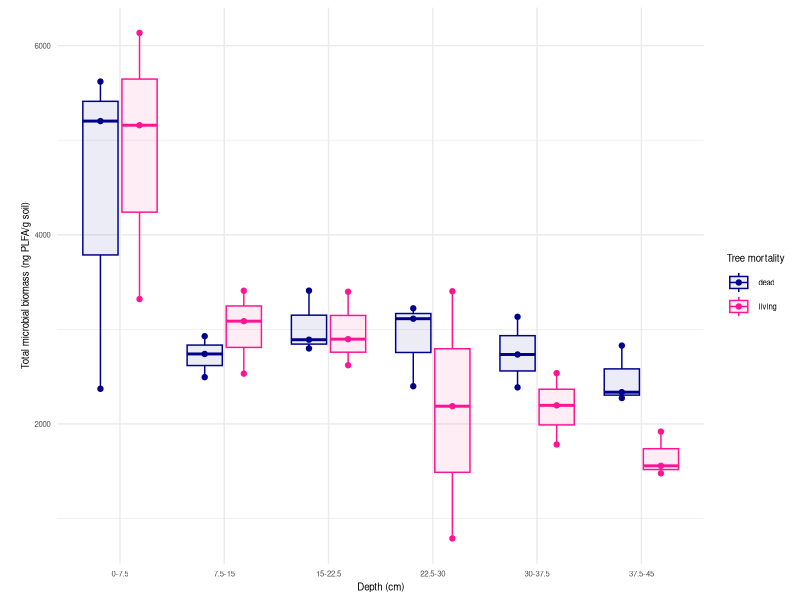
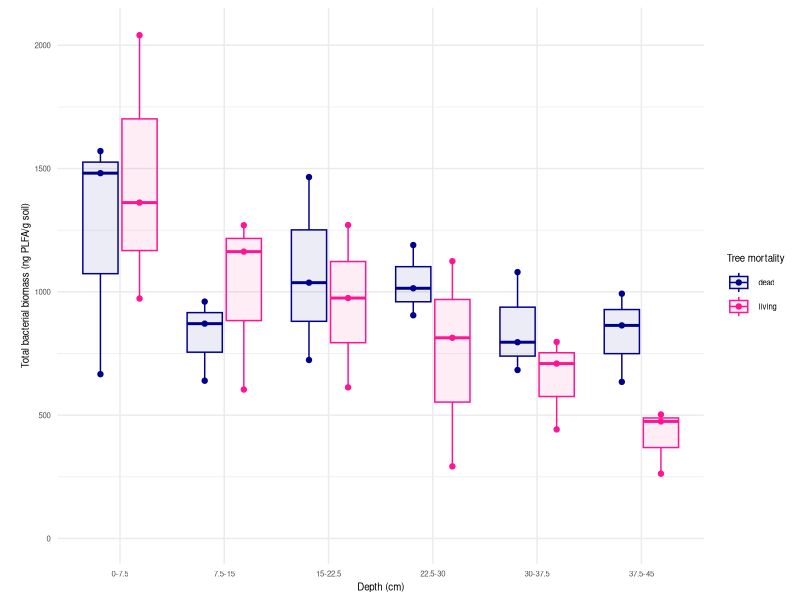
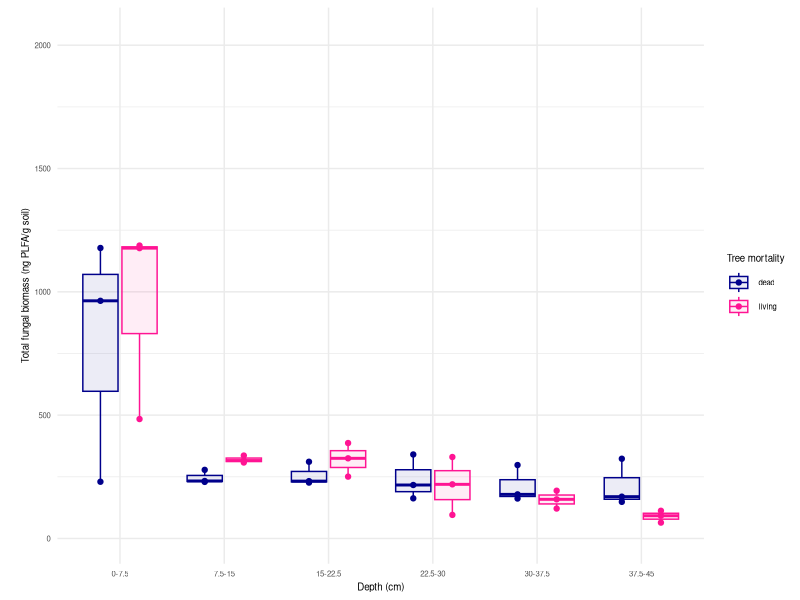
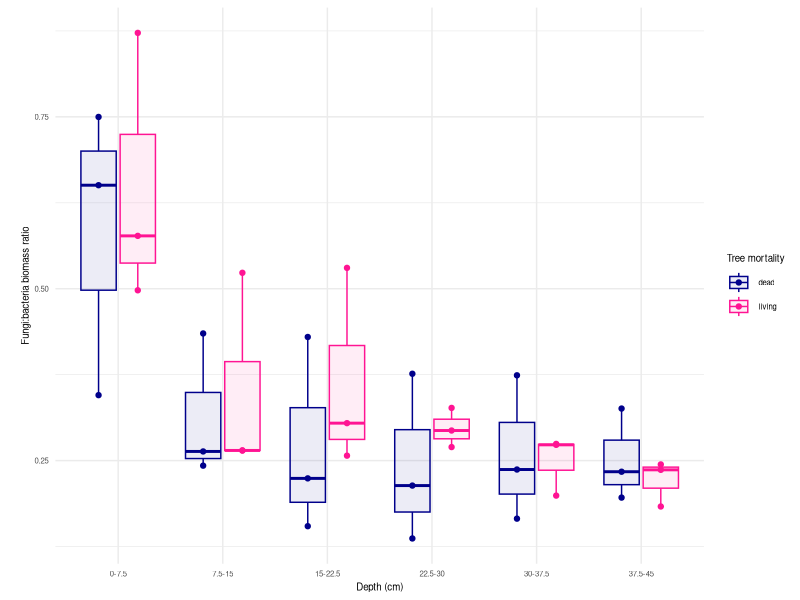
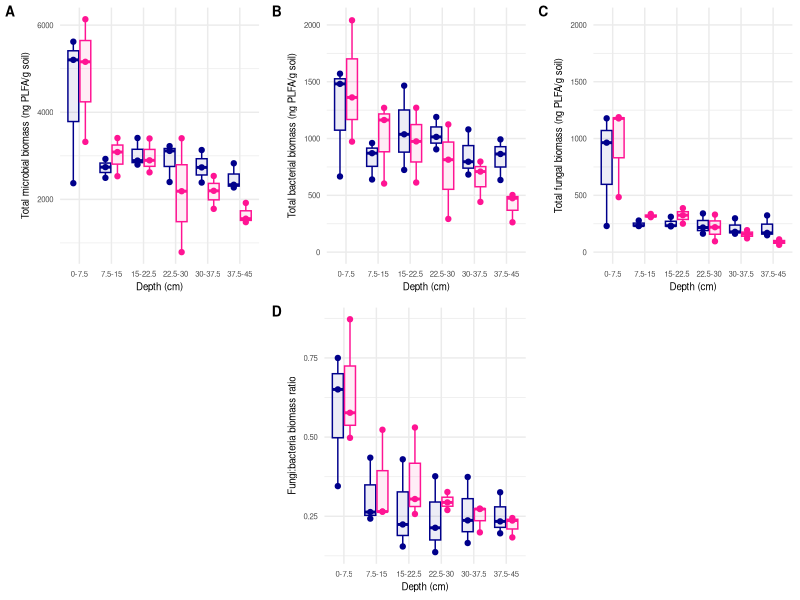
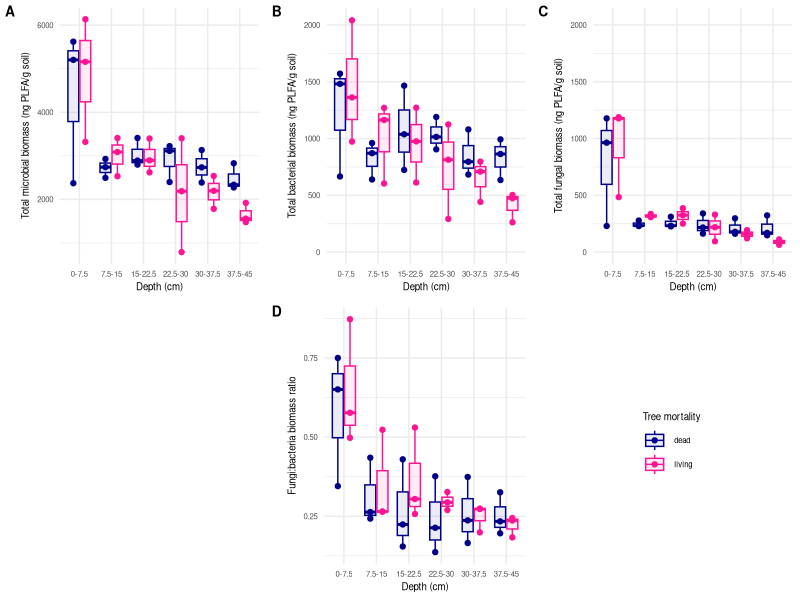
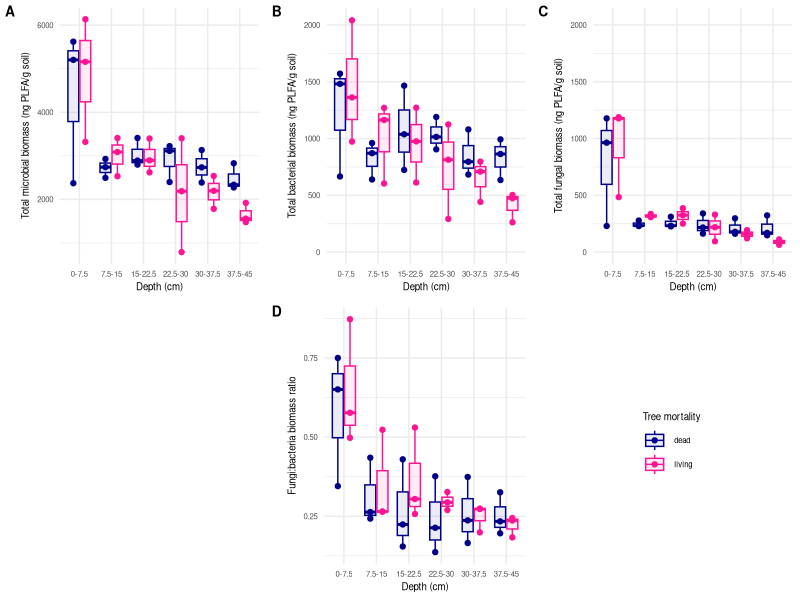

The R source for these figures, in order:
## ---- chunk 1
knitr::opts_chunk$set(echo = TRUE)
## ---- chunk 2
library(tidyverse)
library(ggpubr)
library(cowplot)
library(ggplot2)
## ---- chunk 3
# load in the metadata with PLFA data for all 36 samples
metadata36 <- read.csv("../../TidyData/Metadata/Results/per_sample_metadata_mip.csv")
## ---- chunk 4
discrete.depth = metadata36 # make a copy dataframe of the original metadata

discrete.depth$sample_depth_cm <- factor(discrete.depth$sample_depth_cm, levels=c("0-7.5", "7.5-15", "15-22.5", "22.5-30", "30-37.5", "37.5-45")) # values in this column are characters so plots won't automatically arrange data in numerical order; set them in order of increasing depth (descending from surface)
## ---- chunk 5
boxplot = geom_boxplot(alpha = 0.075) # add boxplot layer, make fill mostly transparent

points = geom_jitter(position = position_jitterdodge(jitter.width = 0, dodge.width = 0.75)) # add raw datapoint layer. Don't actually jitter, but dodge so living and dead points are separated and overlay their boxplots

fillcolor = scale_fill_manual(name = "Tree mortality", values = c("darkblue", "deeppink")) # color the semi-transparent box fill, name legend

dotlinecolor = scale_color_manual(name = "Tree mortality", values = c("darkblue", "deeppink")) # color the points and lines, name legend consistently

background = theme_minimal() # visually simplify background

xaxislabel = xlab("Depth (cm)") #labs(x = "Depth (cm)", y = "Total microbial biomass (ng PLFA/g soil)") # formalize text on axis labels

font = theme(text = element_text(size = 7)) # set font size

margins = theme(plot.margin = margin(t = 5.5, r = 5.5, b = 5.5, l = 15)) # set margin widths: widen left margin of each plot so the panel labels can fit in top left. 5.5 is default pt size for margins in ggplot.

ymax = ylim(0, 2050) # for bac and fun panels only: set common y-axis limit to enable side-by-side comparison 

add_leg_box = theme( # optional: add to whichever panel the legend grob gets grabbed from so the final legend has a box around it 
    legend.background = element_rect(
      color = "black",
      linewidth = 0.5,
      linetype = "solid"
    )
  )
## ---- chunk 6
mic = mic = ggplot(discrete.depth, aes(sample_depth_cm, PLFA_Total_Living_Microbial_Biomass_ng_g, fill = Tree_Health, color = Tree_Health)) +
  boxplot +
  points +
  fillcolor +
  dotlinecolor +
  background +
  xaxislabel +
  ylab("Total microbial biomass (ng PLFA/g soil)") +
  font +
  margins

mic
## ---- chunk 7
bac = ggplot(discrete.depth, aes(x = sample_depth_cm, y = PLFA_Total_Bacteria_ng_g, fill = Tree_Health, color = Tree_Health)) +  
  boxplot +
  points +
  fillcolor +
  dotlinecolor +
  background +
  xaxislabel +
  ylab("Total bacterial biomass (ng PLFA/g soil)") +
  font +
  margins +
  ymax

bac
## ---- chunk 8
fun = ggplot(discrete.depth, aes(x = sample_depth_cm, y = PLFA_Total_Fungi_ng_g, fill = Tree_Health, color = Tree_Health)) +  
  boxplot +
  points +
  fillcolor +
  dotlinecolor +
  background +
  xaxislabel +
  ylab("Total fungal biomass (ng PLFA/g soil)") +
  font +
  margins + 
  ymax

fun
## ---- chunk 9
discrete.depth = discrete.depth %>% 
  mutate(PLFA_fungi_to_bacteria_ratio = (PLFA_Total_Fungi_ng_g/PLFA_Total_Bacteria_ng_g)) # add column to discrete.depth metadata dataframe with computed fungi:bacteria ratio, based on PLFA biomass of fungi and bacteria

fb_ratio = ggplot(discrete.depth, aes(x = sample_depth_cm, y = PLFA_fungi_to_bacteria_ratio, fill = Tree_Health, color = Tree_Health)) +
  boxplot +
  points +
  fillcolor +
  dotlinecolor +
  background +
  xaxislabel +
  ylab("Fungi:bacteria biomass ratio") +
  font +
  margins

fb_ratio
## ---- chunk 10
blank = ggplot(discrete.depth, aes(x = , y = )) + theme_minimal()
blank
## ---- chunk 11
supFig3_2rows_noleg = ggpubr::ggarrange(
  mic, bac, fun, blank, fb_ratio, blank, # list of boxplots to be panels
  labels = c("A", "B", "C", "", "D", ""), # labels for each panel
  font.label = list(size = 10, color = "black", face = "bold", family = NULL),
  widths = c(4,4,4),
  heights = c(3,3),
  common.legend = TRUE, # common legend for all panels
  legend = "none", # legend displayed above all panels
  align = "h", # align panels horizontally and vertically
  nrow = 2, ncol = 3 # arrange panels: 1 row for plfa data, 1 row for ratio
)

supFig3_2rows_noleg


## ---- chunk 12
leg = get_legend(fun) # legend same for all panels so could grab it from any
supFig3_2rows = ggdraw(supFig3_2rows_noleg) + draw_grob(leg, hjust = -0.34, vjust = 0.24)
supFig3_2rows
## ---- chunk 13
# set size and resolution parameters

# requirements: 1000 ppi (pixels per inch), 140 mm wide
# 1 inch = 0.0393701 mm, 1 mm = 25.4 inches

ppi = 1000

w_mm = 190
hw_ratio = 1/2 # arbitrary

h_mm = w_mm*hw_ratio
w_i = w_mm/25.4
h_i = h_mm/25.4
## ---- chunk 14
# create the jpg figure file in this results folder and in the reports folder

jpeg("Results/SupFig3_2rows_outline.jpg", width = w_i * ppi, height = h_i * ppi, res = ppi)

supFig3_2rows
dev.off()
